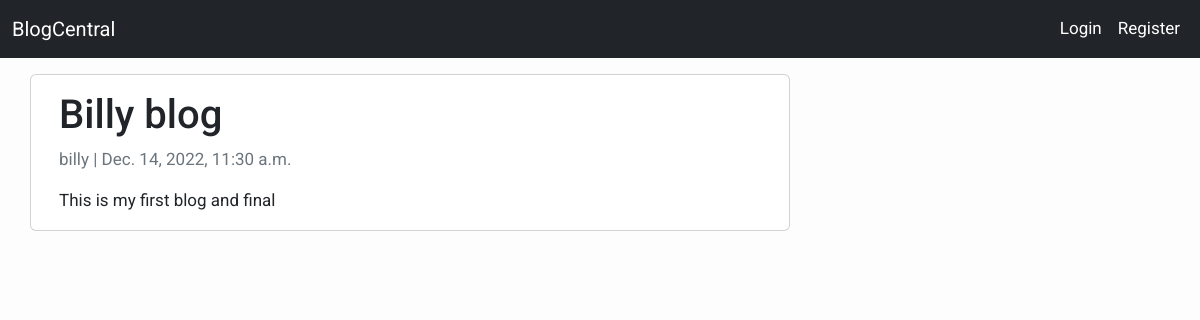
The page /blog/post_detail/bb/ on the database its author committed.
### blog/models.py (models this page shows, shortened)
class Post(models.Model):
    title = models.CharField(max_length=200, unique=True)
    slug = models.SlugField(max_length=200, unique=True)
    author = models.ForeignKey(User, on_delete= models.CASCADE,related_name='blog_posts')
    updated_on = models.DateTimeField(auto_now= True)
    content = models.TextField()
    created_on = models.DateTimeField(auto_now_add=True)
    status = models.IntegerField(choices=STATUS, default=0)
    class Meta:
        ordering = ['-created_on']

### blog/views.py (the view)
# urls.py: path('post_detail/<slug:slug>/', views.PostDetail.as_view(), name='post_detail'),
class PostDetail(generic.DetailView):
    model = Post
    template_name = 'post_detail.html'

### templates/post_detail.html (shortened to what this page needs)
{% extends 'base.html' %} {% block content %}
<div class="container">
  <div class="row">
    <div class="col-md-8 card mb-4  mt-3 left  top">
      <div class="card-body">
        <h1>{% block title %} {{ object.title }} {% endblock title %}</h1>
        <p class=" text-muted">{{ post.author }} | {{ post.created_on }}</p>
        <p class="card-text ">{{ object.content | safe }}</p>
      </div>
    </div>
  </div>
</div>
{% endblock content %}

### templates/base.html (style rules this page uses)
body { font-family: "Roboto", sans-serif; font-size: 17px; background-color: #fdfdfd; }

### rows shown on the page
Post: title "Billy blog", author "billy", created_on "Dec. 14, 2022, 11:30 a.m.", content "This is my first blog and final"
